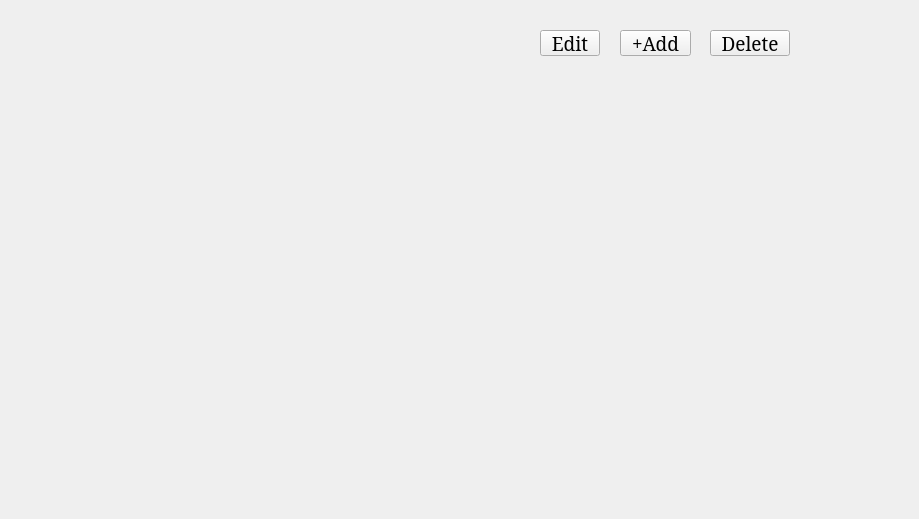
      <widget class="QWidget" name="scrollAreaWidgetContents_2">
       <property name="geometry">
        <rect>
         <x>0</x>
         <y>0</y>
         <width>919</width>
         <height>519</height>
        </rect>
       </property>
       <widget class="QLabel" name="item">
        <property name="geometry">
         <rect>
          <x>0</x>
          <y>30</y>
          <width>431</width>
          <height>25</height>
         </rect>
        </property>
        <property name="text">
         <string/>
        </property>
       </widget>
       <widget class="QPushButton" name="btmedit_4">
        <property name="geometry">
         <rect>
          <x>540</x>
          <y>30</y>
          <width>60</width>
          <height>26</height>
         </rect>
        </property>
        <property name="font">
         <font>
          <family>Garamond</family>
          <pointsize>14</pointsize>
         </font>
        </property>
        <property name="text">
         <string>Edit</string>
        </property>
       </widget>
       <widget class="QPushButton" name="btmadd_4">
        <property name="geometry">
         <rect>
          <x>620</x>
          <y>30</y>
          <width>71</width>
          <height>26</height>
         </rect>
        </property>
        <property name="font">
         <font>
          <family>Garamond</family>
          <pointsize>14</pointsize>
         </font>
        </property>
        <property name="text">
         <string>+Add</string>
        </property>
       </widget>
       <widget class="QPushButton" name="btmdelete_4">
        <property name="geometry">
         <rect>
          <x>710</x>
          <y>30</y>
          <width>80</width>
          <height>26</height>
         </rect>
        </property>
        <property name="font">
         <font>
          <family>Garamond</family>
          <pointsize>14</pointsize>
         </font>
        </property>
        <property name="text">
         <string>Delete</string>
        </property>
       </widget>
      </widget>
